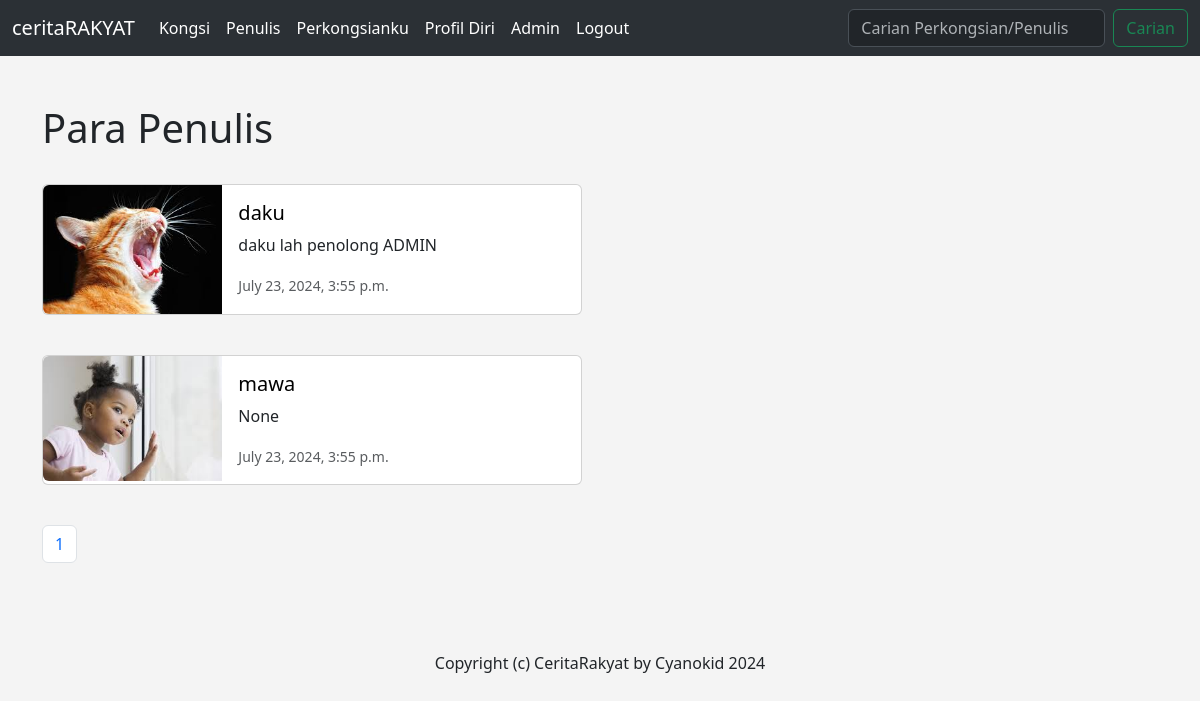
Screenshot of /profile_list/ (signed in) with the database file from the repository.
### story/models.py (models this page shows, shortened)
class Profile(models.Model):
    user = models.OneToOneField( User, on_delete=models.CASCADE)
    profile_image = models.ImageField(null=True, blank=True, upload_to="images/")
    date_modified = models.DateTimeField(User, auto_now=True)   # To get last time update
    profile_bio = models.CharField(null=True, blank=True, max_length=500)

### story/views.py (the view)
# urls.py: path('profile_list/', views.profile_list, name="profile_list"),
def profile_list(request):
    if request.user.is_authenticated:
        p = Paginator(Profile.objects.exclude(user=request.user), 10)
        page = request.GET.get('page')
        profiles_list = p.get_page(page)
        nums = "a" * profiles_list.paginator.num_pages
        profiles = Profile.objects.exclude(user=request.user)   # To exclude my profile
        return render(request, 'story/profile_list.html', {
            "profiles" : profiles,
            "profiles_list" : profiles_list,
            "nums" : nums,
        })
    else:
        messages.success(request, ("Anda perlu log Akaun Untuk Melihat Paparan Ini."))
        return redirect('home')

### story/templates/story/profile_list.html (shortened to what this page needs)
{% extends 'story/base.html' %}
{% load static %}
{% block content %}
    <h1>Para Penulis</h1>
    <br>
    {% if profiles %}
    {% for profile in profiles_list %}
    <div class="card mb-3" style="max-width: 540px;">
        <div class="row g-0">
          <div class="col-md-4">
            {% if profile.profile_image %}
                <img src="{{ profile.profile_image.url }}" class="img-fluid rounded-start" alt="profile image">
            {% else %}
                <img src="{% static 'images/default_pic.webp' %}" class="img-fluid rounded-start" alt="profile image">
            {% endif %}
        </div>
          <div class="col-md-8">
            <div class="card-body">
              <h5 class="card-title"><a class="link-offset-2 link-offset-3-hover link-underline link-underline-opacity-0 link-underline-opacity-75-hover" style="color: black;" href="{% url 'show_profile' profile.user.id %}">{{ profile.user.username }}</a></h5>
              <p class="card-text">{{ profile.profile_bio }}</p>
              <p class="card-text"><small class="text-body-secondary">{{ profile.date_modified }}</small></p>
            </div>
          </div>
        </div>
      </div> <br>
    {% endfor %}
    {% endif %}
    <nav aria-label="Page navigation example">
      <ul class="pagination">
        {% for i in nums %}
        <li class="page-item"><a class="page-link" href="?page= {{ forloop.counter }}"> {{ forloop.counter }}</a></li>
        {% endfor %}
      </ul>
    </nav>
<br><br><br>
{% endblock%}

### story/templates/story/base.html (shortened to what this page needs)
<!doctype html>
<html lang="en">
  <head>
    <link href="https://cdn.jsdelivr.net/npm/bootstrap@5.3.3/dist/css/bootstrap.min.css" rel="stylesheet">
  </head>
  <body>
    {% include 'story/navbar.html' %}
    <br><br>
    <div class="container">
      {% block content %}
      {% endblock%}
      <center>
        Copyright (c) CeritaRakyat by Cyanokid 2024
      </center>
    </div>
    <br><br>
  </body>
</html>

### story/templates/story/navbar.html (shortened to what this page needs)
<nav class="navbar bg-dark navbar-expand-lg bg-body-tertiary" data-bs-theme="dark">
    <div class="container-fluid">
      <a class="navbar-brand" href="{% url 'home' %}">ceritaRAKYAT</a>
      <div class="collapse navbar-collapse" id="navbarSupportedContent">
        <ul class="navbar-nav me-auto mb-2 mb-lg-0">
          <li class="nav-item">
            <a class="nav-link active" aria-current="page" href="{% url 'add_story' %}">Kongsi</a>
          </li>
          <li class="nav-item">
            <a class="nav-link active" aria-current="page" href="{% url 'profile_list' %}">Penulis</a>
          </li>
          {% if user.is_authenticated %}
          <li class="nav-item">
            <a class="nav-link active" href="{% url 'my_story' %}">Perkongsianku</a>
          </li>
          <li class="nav-item">
            <a class="nav-link active" href="{% url 'show_profile' request.user.id %}">Profil Diri</a>
          </li>
          {% if user.is_authenticated %}
            {% if user.is_superuser%}
            <li class="nav-item">
              <a class="nav-link active" href="{% url 'admin_approval' %}">Admin</a>
            </li>
            {% endif %}
          {% endif %}
          <li class="nav-item">
            <a class="nav-link active" href="{% url 'logout' %}">Logout</a>
          </li>
          {% endif %}
        </ul>
        <form class="d-flex" role="search" method="POST" action="{% url 'search' %}">
          <input class="form-control me-2" type="search" placeholder="Carian Perkongsian/Penulis" aria-label="Search" name="searched">
          <button class="btn btn-outline-success" type="submit">Carian</button>
        </form>
      </div>
    </div>
  </nav>

### story/templates/story/base.html (style rules this page uses)
body { background: #f4f4f4; }

### rows the page displays
Profile: profile_image (picture), user.username "daku", profile_bio "daku lah penolong ADMIN", date_modified "July 23, 2024, 3:55 p.m."
Profile: profile_image (picture), user.username "mawa", profile_bio "None", date_modified "July 23, 2024, 3:55 p.m."
